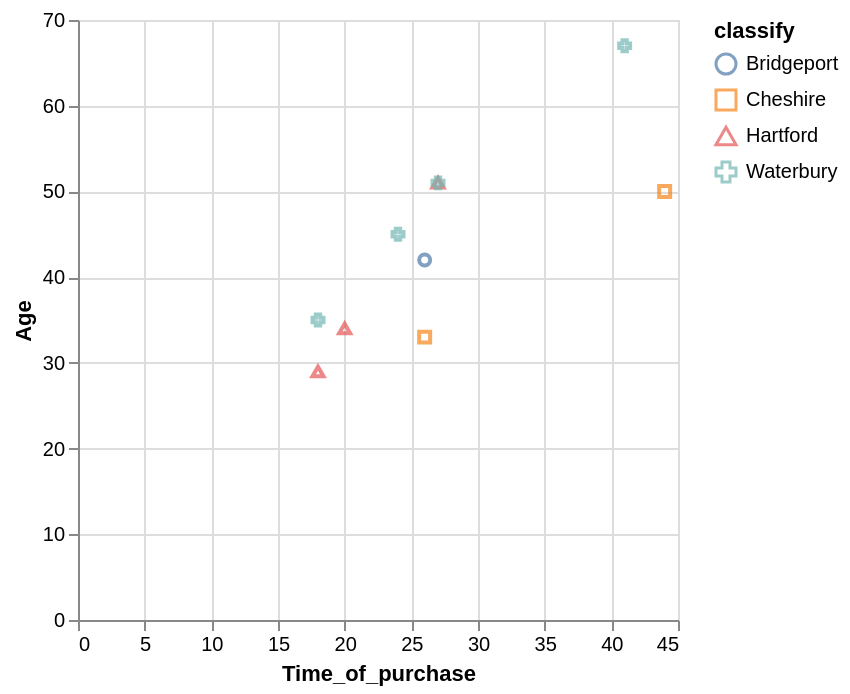

Vega-Lite specification for this chart:
### Vega-Lite specification from a JSON file in a GitHub repository (floating-point values rounded to 4 significant figures)
{"data": {"values": [{"x_data": 26, "y_data": 42, "classify": "Bridgeport"}, {"x_data": 26, "y_data": 33, "classify": "Cheshire"}, {"x_data": 44, "y_data": 50, "classify": "Cheshire"}, {"x_data": 18, "y_data": 29, "classify": "Hartford"}, {"x_data": 20, "y_data": 34, "classify": "Hartford"}, {"x_data": 27, "y_data": 51, "classify": "Hartford"}, {"x_data": 18, "y_data": 35, "classify": "Waterbury"}, {"x_data": 24, "y_data": 45, "classify": "Waterbury"}, {"x_data": 27, "y_data": 51, "classify": "Waterbury"}, {"x_data": 41, "y_data": 67, "classify": "Waterbury"}]}, "mark": "point", "encoding": {"x": {"field": "x_data", "type": "quantitative", "title": "Time_of_purchase", "scale": {"zero": "false"}}, "y": {"field": "y_data", "type": "quantitative", "title": "Age", "scale": {"zero": "false"}}, "color": {"field": "classify", "type": "nominal"}, "shape": {"field": "classify", "type": "nominal"}}}
